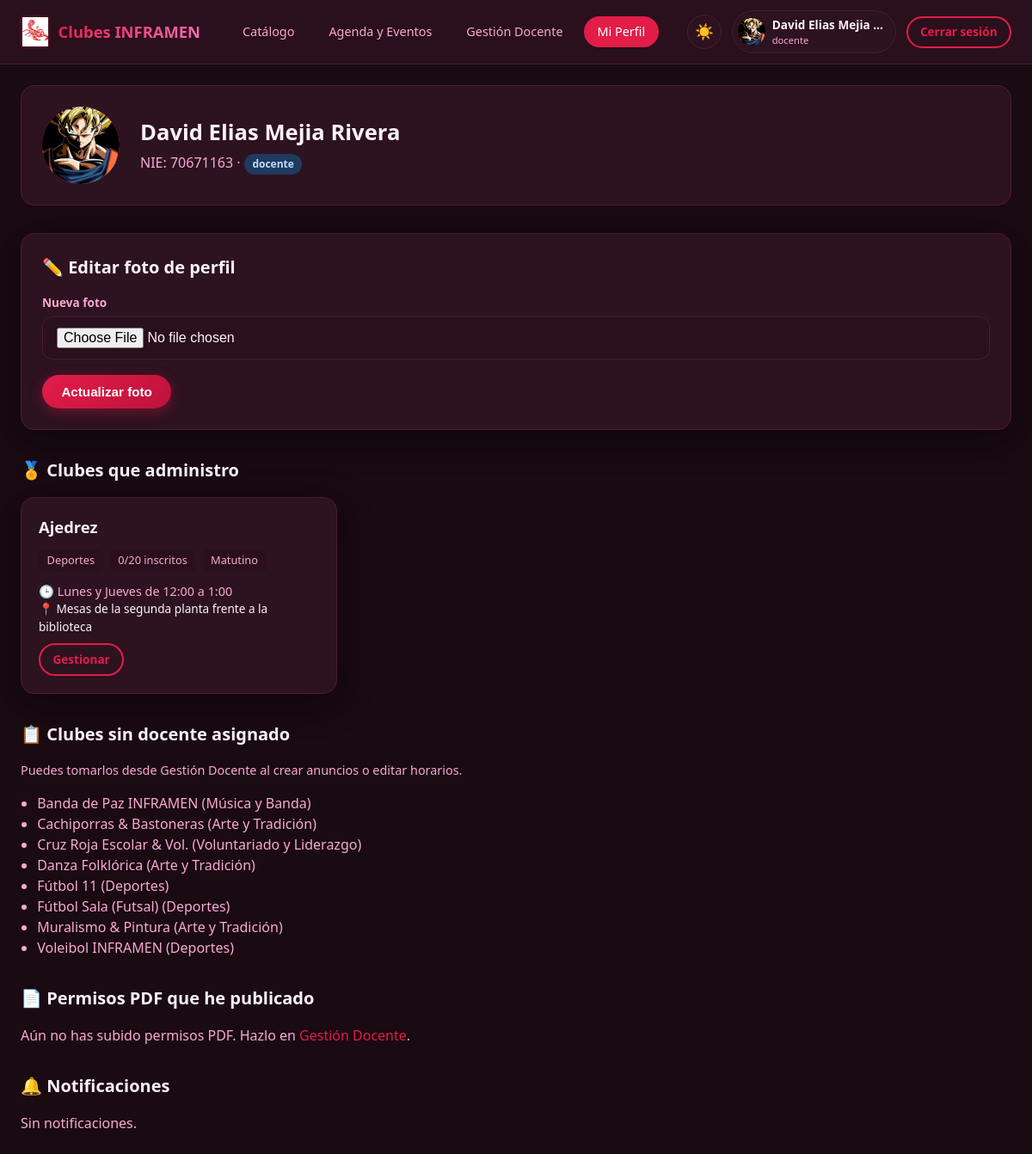
The app's page /mi-club (signed in) with its own data.
### tables this page shows
CREATE TABLE usuarios (
            id INTEGER PRIMARY KEY AUTOINCREMENT,
            nie TEXT UNIQUE NOT NULL,
            nombre TEXT NOT NULL,
            password_hash TEXT NOT NULL,
            rol TEXT NOT NULL,                -- estudiante | docente
            cargo TEXT,                       -- director, subdirector, coordinador, docente
            seccion TEXT,                     -- 1ero, 2do, 3ero
            bachillerato TEXT,                -- General, Técnico Software, etc.
            edad INTEGER,
            promedio REAL DEFAULT 0.0,
            email TEXT,
            foto TEXT,
            boleta_pdf TEXT,
            creado TIMESTAMP DEFAULT CURRENT_TIMESTAMP
        );

CREATE TABLE clubes (
            id INTEGER PRIMARY KEY AUTOINCREMENT,
            nombre TEXT NOT NULL UNIQUE,
            categoria TEXT NOT NULL,
            descripcion TEXT,
            horario TEXT,
            lugar TEXT,
            requisitos TEXT,
            capacidad INTEGER DEFAULT 20,
            inscritos INTEGER DEFAULT 0,
            docente_id INTEGER,
            foto TEXT,
            turno TEXT,
            activo INTEGER DEFAULT 1,
            creado TIMESTAMP DEFAULT CURRENT_TIMESTAMP,
            FOREIGN KEY (docente_id) REFERENCES usuarios(id)
        );

### app.py (the view, shortened to what this page needs)
@app.route("/mi-perfil")
@app.route("/mi-club")  # compatibilidad
@login_required
def mi_club():
    conn = get_db()
    usuario = conn.execute("SELECT * FROM usuarios WHERE id = ?", (session["user_id"],)).fetchone()
    if session.get("rol") == "docente":
        mis_clubes = conn.execute("""
            SELECT * FROM clubes
            WHERE docente_id = ? AND activo = 1
            ORDER BY nombre
        """, (session["user_id"],)).fetchall()
        sin_asignar = conn.execute("""
            SELECT * FROM clubes WHERE docente_id IS NULL AND activo = 1 ORDER BY nombre
        """).fetchall()
        notifs = conn.execute("""
            SELECT * FROM notificaciones WHERE usuario_id = ?
            ORDER BY fecha DESC LIMIT 15
        """, (session["user_id"],)).fetchall()
        permisos_pub = conn.execute("""
            SELECT p.*, c.nombre AS club_nombre
            FROM permisos p
            LEFT JOIN clubes c ON p.club_id = c.id
            WHERE p.emitido_por = ? AND p.archivo_pdf IS NOT NULL
            ORDER BY p.fecha DESC LIMIT 20
        """, (session["user_id"],)).fetchall()
        conn.close()
        return render_template("mi_perfil_docente.html",
                               usuario=usuario,
                               mis_clubes=mis_clubes,
                               sin_asignar=sin_asignar,
                               notifs=notifs,
                               permisos_pub=permisos_pub)

### app.py (called while the page is built)
def get_db():
    conn = sqlite3.connect("clubes_inframen.db")
    conn.row_factory = sqlite3.Row
    return conn

def login_required(f):
    @wraps(f)
    def decorated(*args, **kwargs):
        if "user_id" not in session:
            flash("Debes iniciar sesión.", "error")
            return redirect(url_for("login"))
        return f(*args, **kwargs)
    return decorated

### templates/mi_perfil_docente.html (shortened to what this page needs)
{% extends "base.html" %}
{% block content %}
<div class="container">
    <div class="profile-header fade-up">
        {% if usuario and usuario.foto %}
        <img src="{{ url_for('uploaded_file', filename=usuario.foto) }}" alt="Foto" class="profile-avatar" style="object-fit:cover;padding:0;border-radius:50%;">
        {% else %}
        <div class="profile-avatar">{{ usuario.nombre[0] if usuario else '?' }}</div>
        {% endif %}
        <div>
            <h1 style="font-size:1.6rem;margin-bottom:0.2rem;">{{ usuario.nombre }}</h1>
            <p style="color:var(--text-secondary);">
                NIE: {{ usuario.nie }} ·
                <span class="badge badge-info">{{ usuario.cargo or 'Docente' }}</span>
            </p>
        </div>
    </div>
    <div class="card" style="padding:1.5rem;margin-bottom:2rem;">
        <h2 class="section-title">✏️ Editar foto de perfil</h2>
        <form method="POST" action="{{ url_for('editar_perfil') }}" enctype="multipart/form-data">
            <div class="form-group">
                <label>Nueva foto</label>
                <input type="file" name="foto" class="form-control" accept="image/*">
            </div>
            <button type="submit" class="btn btn-primary">Actualizar foto</button>
        </form>
    </div>
    <h2 class="section-title">🏅 Clubes que administro</h2>
    {% if mis_clubes %}
    <div class="clubs-grid" style="margin-bottom:2rem;">
        {% for c in mis_clubes %}
        <div class="card">
            <div class="card-body">
                <h3 class="card-title">{{ c.nombre }}</h3>
                <div class="card-meta">
                    <span>{{ c.categoria }}</span>
                    <span>{{ c.inscritos }}/{{ c.capacidad }} inscritos</span>
                    <span>{{ c.turno }}</span>
                </div>
                <p style="font-size:0.9rem;color:var(--text-secondary);">🕒 {{ c.horario or 'Sin horario' }}</p>
                <p style="font-size:0.85rem;">📍 {{ c.lugar or '—' }}</p>
                <a href="{{ url_for('gestion') }}" class="btn btn-sm btn-outline" style="margin-top:0.6rem;">Gestionar</a>
            </div>
        </div>
        {% endfor %}
    </div>
    {% else %}
    <p style="color:var(--text-secondary);margin-bottom:1.5rem;">
        Aún no tienes clubes asignados.
        <a href="{{ url_for('gestion') }}" style="color:var(--accent);">Crear o asignar clubes en Gestión Docente →</a>
    </p>
    {% endif %}
    {% if sin_asignar %}
    <h2 class="section-title">📋 Clubes sin docente asignado</h2>
    <p style="color:var(--text-secondary);font-size:0.9rem;margin-bottom:1rem;">Puedes tomarlos desde Gestión Docente al crear anuncios o editar horarios.</p>
    <ul style="margin-bottom:2rem;padding-left:1.2rem;color:var(--text-secondary);">
        {% for c in sin_asignar %}
        <li>{{ c.nombre }} ({{ c.categoria }})</li>
        {% endfor %}
    </ul>
    {% endif %}
    <h2 class="section-title">📄 Permisos PDF que he publicado</h2>
    {% if permisos_pub %}
    <div class="table-wrap" style="margin-bottom:2rem;">
        <table>
            <thead>
                <tr><th>Motivo</th><th>Club</th><th>Fecha</th><th>PDF</th></tr>
            </thead>
            <tbody>
                {% for p in permisos_pub %}
                <tr>
                    <td>{{ p.motivo or '—' }}</td>
                    <td>{{ p.club_nombre or '—' }}</td>
                    <td>{{ p.fecha[:16] if p.fecha else '' }}</td>
                    <td>
                        {% if p.archivo_pdf %}
                        <a href="{{ url_for('uploaded_file', filename=p.archivo_pdf) }}" target="_blank" class="btn btn-sm btn-outline">Ver</a>
                        {% endif %}
                    </td>
                </tr>
                {% endfor %}
            </tbody>
        </table>
    </div>
    {% else %}
    <p style="color:var(--text-secondary);margin-bottom:2rem;">Aún no has subido permisos PDF. Hazlo en <a href="{{ url_for('gestion') }}" style="color:var(--accent);">Gestión Docente</a>.</p>
    {% endif %}
    <h2 class="section-title">🔔 Notificaciones</h2>
    {% if notifs %}
        {% for n in notifs %}
        <div class="anuncio">
            <h4>{{ n.titulo }}</h4>
            <div class="meta">{{ n.fecha[:16] if n.fecha else '' }}</div>
            <p>{{ n.mensaje }}</p>
        </div>
        {% endfor %}
    {% else %}
        <p style="color:var(--text-secondary);">Sin notificaciones.</p>
    {% endif %}
</div>
{% endblock %}

### templates/base.html (shortened to what this page needs)
<!DOCTYPE html>
<html lang="es" data-theme="dark">
<head>
    <link rel="stylesheet" href="{{ url_for('static', filename='css/style.css') }}">
</head>
<body>
    {% if session.get('user_id') %}
    <nav class="navbar">
        <div class="navbar-inner">
            <a href="{{ url_for('catalogo') }}" class="logo">
                <img src="{{ url_for('static', filename='img/escorpion.png') }}" alt="INFRAMEN" style="width:34px;height:34px;object-fit:contain;filter:drop-shadow(0 0 2px rgba(225,29,72,0.5));">
                <span>Clubes INFRAMEN</span>
            </a>
            <div class="nav-links">
                <a href="{{ url_for('catalogo') }}" class="{% if request.endpoint == 'catalogo' %}active{% endif %}">Catálogo</a>
                <a href="{{ url_for('agenda') }}" class="{% if request.endpoint == 'agenda' %}active{% endif %}">Agenda y Eventos</a>
                {% if session.get('rol') == 'docente' %}
                <a href="{{ url_for('gestion') }}" class="{% if request.endpoint == 'gestion' %}active{% endif %}">Gestión Docente</a>
                {% endif %}
                <a href="{{ url_for('mi_club') }}" class="{% if request.endpoint == 'mi_club' %}active{% endif %}">Mi Perfil</a>
            </div>
            <div class="user-area">
                <button class="btn-icon" id="theme-toggle" title="Cambiar tema">🌙</button>
                <div class="user-chip">
                    {% if session.get('foto') %}
                    <img src="{{ url_for('uploaded_file', filename=session.foto) }}" alt="Foto" style="width:32px;height:32px;border-radius:50%;object-fit:cover;">
                    {% else %}
                    <div style="width:32px;height:32px;border-radius:50%;background:linear-gradient(135deg,#e11d48,#f472b6);display:flex;align-items:center;justify-content:center;font-weight:700;font-size:0.85rem;">
                        {{ session.nombre[0] if session.nombre else '?' }}
                    </div>
                    {% endif %}
                    <div>
                        <div style="font-weight:600;font-size:0.85rem;">{{ session.nombre[:18] }}{% if session.nombre|length > 18 %}…{% endif %}</div>
                        <div style="font-size:0.7rem;color:var(--text-secondary);">
                            {% if session.rol == 'docente' %}{{ session.cargo or 'Docente' }}{% else %}Estudiante{% endif %}
                        </div>
                    </div>
                </div>
                <a href="{{ url_for('logout') }}" class="btn btn-sm btn-outline">Cerrar sesión</a>
            </div>
        </div>
    </nav>
    {% endif %}
    <main>
        {% block content %}{% endblock %}
    </main>
</body>
</html>

### records on screen
usuarios: foto (picture), nombre "David Elias Mejia Rivera", nie "70671163", cargo "docente"
clubes: nombre "Ajedrez", categoria "Deportes", inscritos "0", capacidad "20", turno "Matutino", horario "Lunes y Jueves de 12:00 a 1:00", lugar "Mesas de la segunda planta frente a la biblioteca"
clubes: nombre "Banda de Paz INFRAMEN", categoria "Música y Banda"
clubes: nombre "Cachiporras & Bastoneras", categoria "Arte y Tradición"
clubes: nombre "Cruz Roja Escolar & Vol.", categoria "Voluntariado y Liderazgo"
clubes: nombre "Danza Folklórica", categoria "Arte y Tradición"
clubes: nombre "Fútbol 11", categoria "Deportes"
clubes: nombre "Fútbol Sala (Futsal)", categoria "Deportes"
clubes: nombre "Muralismo & Pintura", categoria "Arte y Tradición"
clubes: nombre "Voleibol INFRAMEN", categoria "Deportes"

### other values on screen
{{ session.nombre[:18] }} "David Elias Mejia"
{{ session.cargo or 'Docente' }} "docente"
